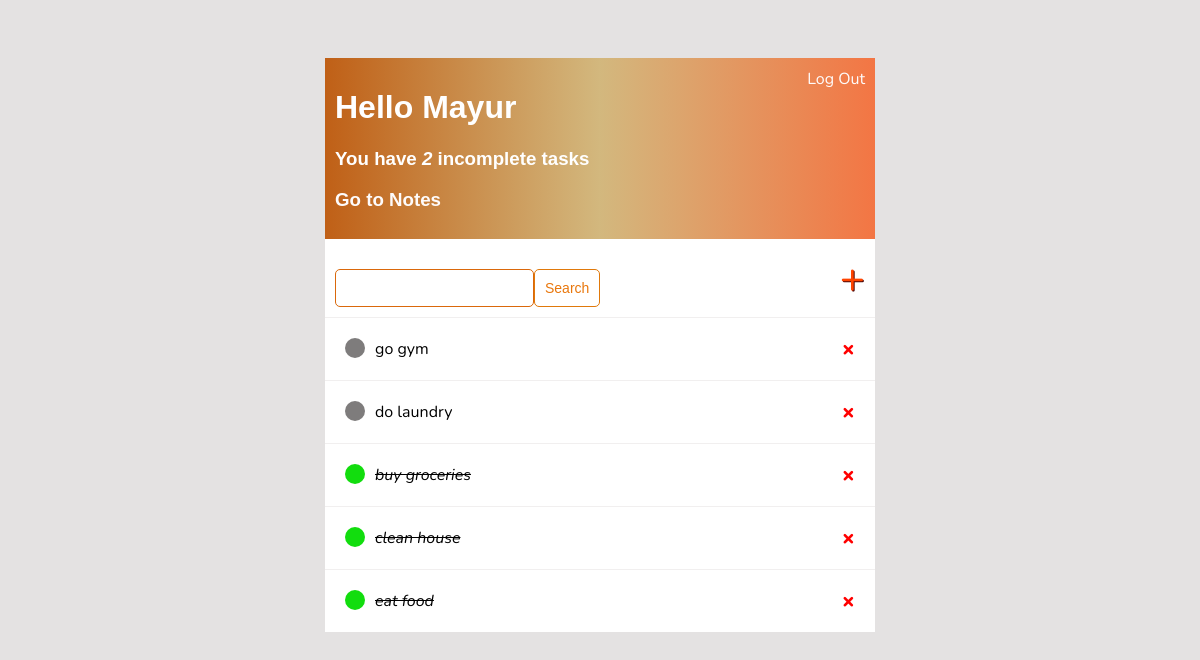
The app's page / (signed in), older data.
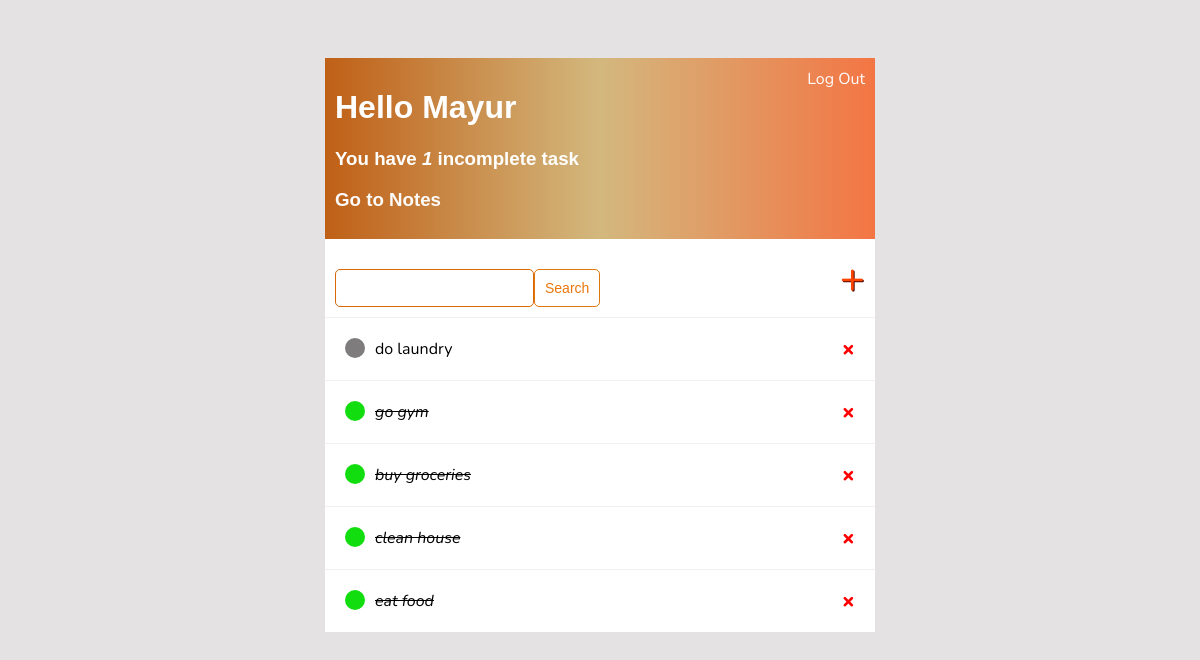
The same page, newer data.
### base/models.py (models this page shows)
class Task(models.Model):
    user = models.ForeignKey(User, on_delete=models.CASCADE, null=True, blank=True)
    title = models.CharField(max_length=200)
    complete = models.BooleanField(default=False)
    created = models.DateTimeField(auto_now_add=True)
    def __str__(self):
        return self.title
    class Meta:
        ordering = ['complete']

### base/views.py (the view)
# urls.py: path('', TaskList.as_view(), name = 'tasks'),
class TaskList(LoginRequiredMixin, ListView):
    model = Task
    context_object_name = 'tasks'
    def get_context_data(self, **kwargs):
        context = super().get_context_data(**kwargs)
        context['tasks'] =  context['tasks'].filter(user=self.request.user)
        context['count'] =  context['tasks'].filter(complete=False).count()
        search_input = self.request.GET.get('search-area') or ''
        if search_input:
            context['tasks'] = context['tasks'].filter(title__icontains = search_input)
        context['search_input'] = search_input
        return context

### base/templates/base/task_list.html (shortened to what this page needs)
{% extends 'base/main.html' %}
{% block content %}
<!DOCTYPE html>
<html lang="en">
<head>
</head>
<body>
    <div class="header-bar">
        <div>
            <h1>Hello {{request.user|title}}</h1>
            <h3 style="margin: 0;">You have <i>{{count}}</i> incomplete task{{count|pluralize:"s"}}</h3>
            <h3><a href="{% url 'notes' %}">Go to Notes</a></h3>
        </div>
        {% if request.user.is_authenticated %}
        <a href="{% url 'logout' %}">Log Out</a>
        {% else %}
        <a href="{% url 'login' %}">Log In</a>
        {% endif %}
    </div>
    <div id="search-add-wrapper">
        <form method="GET" style="margin-top: 20px;display: flex;">
            <input type="text" name="search-area" value="{{search_input}}">
            <input class="button" type="submit" value="Search">
        </form>
        <a id= "add-link" href = "{% url 'task-create' %}">&#43;</a>
    </div>
    <div class="task-items-wrapper">
        {% for task in tasks %}
            <div class="task-wrapper">
                {% if task.complete %}
                    <div class="task-title">
                        <div class="task-complete-icon"></div>
                            <i><s><a href="{% url 'task-update' task.id %}">{{task|safe}}</a></s></i>
                    </div>
                <a class="delete-link" href = "{% url 'task-delete' task.id %}">&#215;</a>
                {% else %}
                <div class="task-title">
                    <div class="task-incomplete-icon"></div>
                        <a href="{% url 'task-update' task.id %}">{{task|safe}}</a>
                </div>
                <a class="delete-link" href = "{% url 'task-delete' task.id %}">&#215;</a>
                {% endif %}
            </div>
        {% endfor %}
    </div>
</body>
</html>
{% endblock content %}

Row changes from the older to the newer data that the page shows:
shown differently, row unchanged: Task "do laundry": moves up the list
changed Task "go gym": complete False → True (drawn)
Text that changed along with them:
{{ count }}: "2" → "1"
